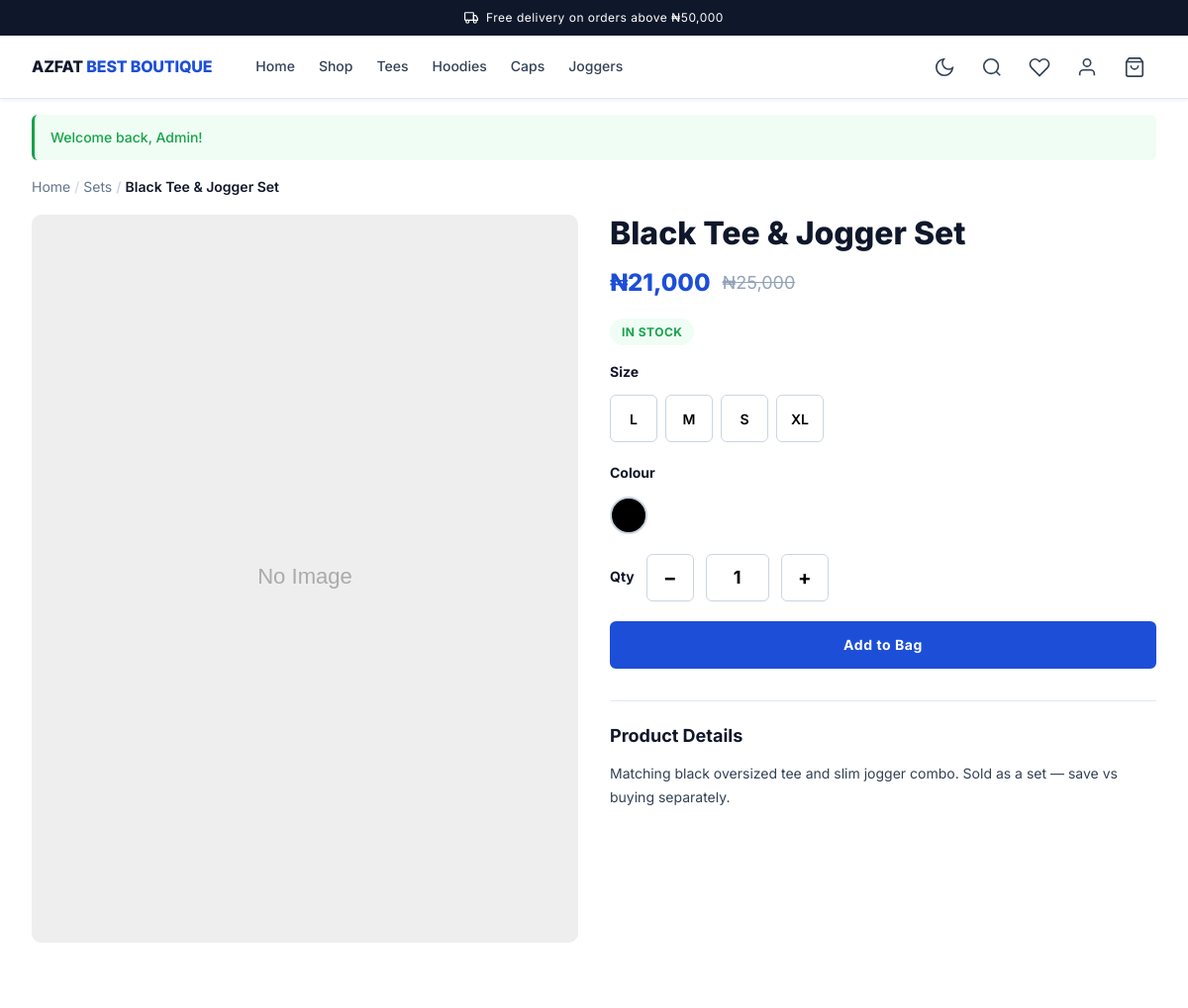
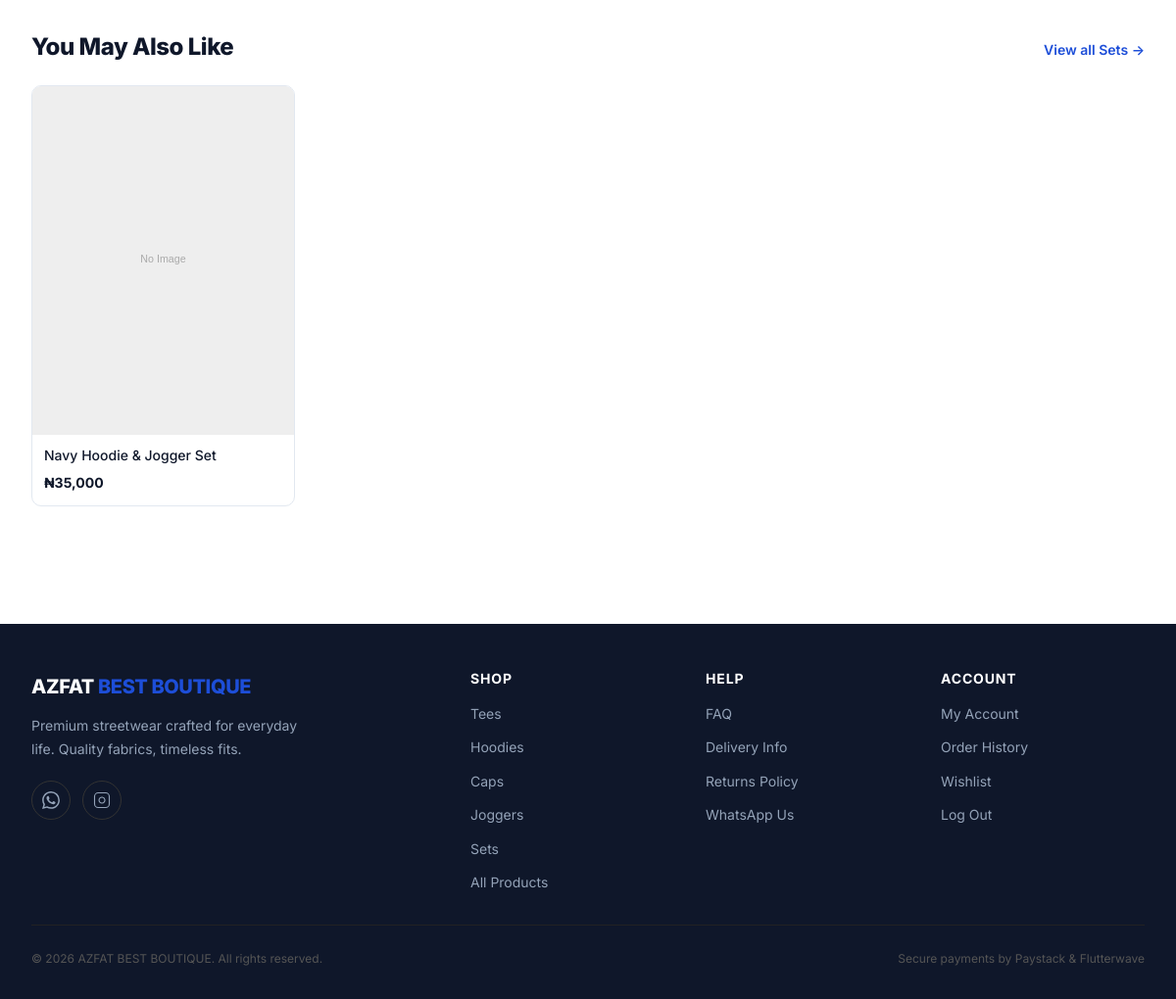
Screenshot of /product/black-tee-jogger-set (signed in) with the database file from the repository (2 pictures, top to bottom).
### tables this page shows
CREATE TABLE `products` (
    `id`          INT UNSIGNED  NOT NULL AUTO_INCREMENT,
    `category_id` INT UNSIGNED  NOT NULL,
    `name`        VARCHAR(255)  NOT NULL,
    `slug`        VARCHAR(255)  NOT NULL,
    `description` TEXT          NULL,
    `price`       INT           NOT NULL COMMENT 'Price in kobo',
    `sale_price`  INT           NULL     COMMENT 'Sale price in kobo; NULL = no active sale',
    `sku`         VARCHAR(100)  NULL,
    `is_active`   TINYINT(1)    NOT NULL DEFAULT 1,
    `is_featured` TINYINT(1)    NOT NULL DEFAULT 0,
    `total_stock` INT           NOT NULL DEFAULT 0,
    `created_at`  TIMESTAMP     NOT NULL DEFAULT CURRENT_TIMESTAMP,
    `updated_at`  TIMESTAMP     NOT NULL DEFAULT CURRENT_TIMESTAMP ON UPDATE CURRENT_TIMESTAMP,
    PRIMARY KEY (`id`),
    UNIQUE KEY `uq_products_slug` (`slug`),
    UNIQUE KEY `uq_products_sku`  (`sku`),
    KEY `idx_products_category_id` (`category_id`),
    KEY `idx_products_is_active`   (`is_active`),
    KEY `idx_products_is_featured` (`is_featured`),
    CONSTRAINT `fk_products_category_id`
        FOREIGN KEY (`category_id`) REFERENCES `categories` (`id`)
        ON DELETE CASCADE
);

CREATE TABLE `categories` (
    `id`          INT UNSIGNED NOT NULL AUTO_INCREMENT,
    `name`        VARCHAR(100)  NOT NULL,
    `slug`        VARCHAR(100)  NOT NULL,
    `description` TEXT          NULL,
    `image`       VARCHAR(255)  NULL,
    `is_active`   TINYINT(1)    NOT NULL DEFAULT 1,
    `sort_order`  INT           NOT NULL DEFAULT 0,
    `created_at`  TIMESTAMP     NOT NULL DEFAULT CURRENT_TIMESTAMP,
    `updated_at`  TIMESTAMP     NOT NULL DEFAULT CURRENT_TIMESTAMP ON UPDATE CURRENT_TIMESTAMP,
    PRIMARY KEY (`id`),
    UNIQUE KEY `uq_categories_slug` (`slug`),
    KEY `idx_categories_is_active` (`is_active`),
    KEY `idx_categories_sort_order` (`sort_order`)
);

### app/Controllers/ProductController.php (called while the page is built, shortened)
<?php
require_once APP_PATH . '/Models/ProductModel.php';
class ProductController {
    public function show(array $params = []): void {
        $slug = $params['slug'] ?? '';
        $productModel = new ProductModel();
        $product      = $productModel->getBySlug($slug);
        $images  = $productModel->getImages((int) $product['id']);
        $variants = $productModel->getVariants((int) $product['id']);
        $related = $productModel->getRelated(
            (int) $product['id'],
            (int) $product['category_id']
        );
        require VIEW_PATH . '/product/show.php';
        require VIEW_PATH . '/layouts/main.php';
    }
}

### public/index.php (called while the page is built, shortened)
<?php
require_once dirname(__DIR__) . '/config/app.php';
require_once dirname(__DIR__) . '/app/helpers.php';
require_once dirname(__DIR__) . '/app/Router.php';
$router = new Router();
$router->dispatch();

### app/helpers.php (called while the page is built, shortened)
<?php
function money(int $kobo): string {
    $naira = $kobo / 100;
    if ($kobo % 100 === 0) {
        return '₦' . number_format($naira, 0);
    }
    return '₦' . number_format($naira, 2);
}
function e(mixed $value): string {
    return htmlspecialchars((string) $value, ENT_QUOTES | ENT_SUBSTITUTE, 'UTF-8');
}
function url(string $path = ''): string {
    $base = rtrim(APP_URL, '/');
    $path = '/' . ltrim($path, '/');
    return $base . $path;
}
function isLoggedIn(): bool {
    return !empty($_SESSION['user_id']);
}

### app/Models/ProductModel.php (called while the page is built, shortened)
<?php
class ProductModel {
    public function getBySlug(string $slug): ?array {
        $db = getDB();
        $stmt = $db->prepare("
            SELECT p.id, p.name, p.slug, p.price, p.sale_price, p.total_stock,
                   p.description, p.sku, p.category_id,
                   c.name AS category_name, c.slug AS category_slug,
                   pi.image_path AS primary_image, pi.alt_text AS image_alt
            FROM products p
            LEFT JOIN categories c  ON c.id = p.category_id
            LEFT JOIN product_images pi ON pi.product_id = p.id AND pi.is_primary = 1
            WHERE p.slug = :slug AND p.is_active = 1
            LIMIT 1
        ");
        $stmt->execute([':slug' => $slug]);
        $row = $stmt->fetch();
        return $row ?: null;
    }
    public function getVariants(int $productId): array {
        $db = getDB();
        $stmt = $db->prepare("
            SELECT id, size, colour, stock, sku
            FROM product_variants
            WHERE product_id = :product_id
            ORDER BY size ASC, colour ASC
        ");
        $stmt->bindValue(':product_id', $productId, PDO::PARAM_INT);
        $stmt->execute();
        $variants = $stmt->fetchAll();
        $sizesMap = [];
        foreach ($variants as $v) {
            $s = $v['size'];
            if (!isset($sizesMap[$s])) {
                $sizesMap[$s] = ['size' => $s, 'stock' => 0];
            }
            $sizesMap[$s]['stock'] += (int) $v['stock'];
        }
        $coloursMap = [];
        foreach ($variants as $v) {
            $c = $v['colour'];
            if (!isset($coloursMap[$c])) {
                $coloursMap[$c] = ['colour' => $c];
            }
        }
        return [
            'sizes'    => array_values($sizesMap),
            'colours'  => array_values($coloursMap),
            'variants' => $variants,
        ];
    }
    public function getRelated(int $productId, int $categoryId, int $limit = 4): array {
        $db = getDB();
        $stmt = $db->prepare("
            SELECT p.id, p.name, p.slug, p.price, p.sale_price, p.total_stock,
                   pi.image_path AS primary_image, pi.alt_text AS image_alt
            FROM products p
            LEFT JOIN product_images pi ON pi.product_id = p.id AND pi.is_primary = 1
            WHERE p.is_active = 1
              AND p.category_id = :category_id
              AND p.id != :product_id
            ORDER BY p.created_at DESC
            LIMIT :lim
        ");
        $stmt->bindValue(':category_id', $categoryId,  PDO::PARAM_INT);
        $stmt->bindValue(':product_id',  $productId,   PDO::PARAM_INT);
        $stmt->bindValue(':lim',         $limit,        PDO::PARAM_INT);
        $stmt->execute();
        return $stmt->fetchAll();
    }
}

### app/Views/product/show.php (the view, shortened to what this page needs)
<?php
$price      = (int) ($product['price'] ?? 0);
$salePrice  = isset($product['sale_price']) && $product['sale_price'] ? (int) $product['sale_price'] : null;
$isOnSale   = $salePrice !== null && $salePrice < $price;
$displayPrice = $isOnSale ? $salePrice : $price;
$inStock    = (int) ($product['total_stock'] ?? 0) > 0;
$mainImage  = !empty($images) ? $images[0] : null;
$mainSrc    = $mainImage
    ? (str_starts_with($mainImage['image_path'], 'http')
        ? $mainImage['image_path']
        : url('/images/products/' . $mainImage['image_path']))
    : url('/images/placeholder.svg');
$mainAlt    = $mainImage ? e($mainImage['alt_text'] ?: $product['name']) : e($product['name']);
?>
<nav class="breadcrumb" aria-label="Breadcrumb">
    <ol>
        <li><a href="<?= url('/') ?>">Home</a></li>
        <?php if (!empty($product['category_slug'])): ?>
        <li><a href="<?= url('/category/' . e($product['category_slug'])) ?>"><?= e($product['category_name'] ?? 'Category') ?></a></li>
        <?php endif; ?>
        <li aria-current="page"><?= e($product['name']) ?></li>
    </ol>
</nav>
<div class="product-layout">
    <div class="product-gallery">
        <div class="product-gallery__main">
            <img
                id="gallery-main-img"
                src="<?= $mainSrc ?>"
                alt="<?= $mainAlt ?>"
                width="600"
                height="800"
            >
        </div>
    </div>
    <div class="product-info">
        <h1 class="product-info__name"><?= e($product['name']) ?></h1>
        <div class="product-info__price">
            <span class="product-info__price--current <?= $isOnSale ? 'product-info__price--sale' : '' ?>">
                <?= money($displayPrice) ?>
            </span>
            <?php if ($isOnSale): ?>
            <span class="product-info__price--original" aria-label="Original price <?= money($price) ?>">
                <?= money($price) ?>
            </span>
            <?php endif; ?>
        </div>
        <?php if (!$inStock): ?>
        <p id="stock-badge" class="badge badge--error" style="margin-bottom:var(--space-4);" role="status">Sold Out</p>
        <?php elseif ((int)($product['total_stock'] ?? 0) <= 5): ?>
        <p id="stock-badge" class="badge badge--warning" style="margin-bottom:var(--space-4);" role="status">
            Only <?= (int) $product['total_stock'] ?> left!
        </p>
        <?php else: ?>
        <p id="stock-badge" class="badge badge--success" style="margin-bottom:var(--space-4);" role="status">In Stock</p>
        <?php endif; ?>
        <form method="POST" action="<?= url('/cart/add') ?>" id="add-to-cart-form" novalidate>
            <?php if (!empty($variants['sizes'])): ?>
            <div class="size-picker">
                <p class="picker-label">
                    Size
                </p>
                <div class="size-btns" role="group" aria-label="Select a size">
                    <?php foreach ($variants['sizes'] as $sv):
                        $outOfStock = (int)$sv['stock'] === 0;
                    ?>
                    <button
                        type="button"
                        class="size-btn <?= $outOfStock ? 'out-of-stock' : '' ?>"
                        data-size="<?= e($sv['size']) ?>"
                        data-stock="<?= (int) $sv['stock'] ?>"
                        <?= $outOfStock ? 'disabled aria-disabled="true"' : '' ?>
                        aria-label="Size <?= e($sv['size']) ?><?= $outOfStock ? ' — out of stock' : '' ?>"
                    ><?= e($sv['size']) ?></button>
                    <?php endforeach; ?>
                </div>
            </div>
            <?php endif; ?>
            <?php if (!empty($variants['colours'])): ?>
            <div class="colour-picker">
                <p class="picker-label">
                    Colour
                </p>
                <div class="colour-btns" role="group" aria-label="Select a colour">
                    <?php foreach ($variants['colours'] as $cv): ?>
                    <button
                        type="button"
                        class="colour-btn"
                        data-colour="<?= e($cv['colour']) ?>"
                        style="background-color: <?= e($cv['colour']) ?>;"
                        aria-label="Colour: <?= e($cv['colour']) ?>"
                        title="<?= e($cv['colour']) ?>"
                    ></button>
                    <?php endforeach; ?>
                </div>
            </div>
            <?php endif; ?>
            <div class="qty-wrap">
                <label for="qty-input" style="font-size:var(--text-sm); font-weight:700;">Qty</label>
                <button type="button" class="qty-btn js-qty-minus" aria-label="Decrease quantity">−</button>
                <input
                    id="qty-input"
                    type="number"
                    name="quantity"
                    class="qty-input"
                    value="1"
                    min="1"
                    max="<?= (int) $product['total_stock'] ?>"
                    aria-label="Quantity"
                >
                <button type="button" class="qty-btn js-qty-plus" aria-label="Increase quantity">+</button>
            </div>
            <button
                type="submit"
                id="atb-btn-main"
                class="btn btn--primary"
                style="width:100%;"
                <?= !$inStock ? 'disabled aria-disabled="true"' : '' ?>
            >
                <?= $inStock ? 'Add to Bag' : 'Sold Out' ?>
            </button>
        </form>
        <?php if (!empty($product['description'])): ?>
        <div class="product-description" style="margin-top:var(--space-8); padding-top:var(--space-6); border-top:1px solid var(--clr-grey-200);">
            <h2 style="font-size:var(--text-md); font-weight:700; margin-bottom:var(--space-4);">Product Details</h2>
            <div style="font-size:var(--text-sm); color:var(--clr-grey-800); line-height:1.7;">
                <?= nl2br(e($product['description'])) ?>
            </div>
        </div>
        <?php endif; ?>
    </div>
</div>
<?php if (!empty($related)): ?>
<section class="section" style="margin-top:var(--space-12);" aria-labelledby="related-heading">
    <div class="section-header">
        <h2 id="related-heading" style="font-size:var(--text-xl);">You May Also Like</h2>
        <?php if (!empty($product['category_slug'])): ?>
        <a href="<?= url('/category/' . e($product['category_slug'])) ?>" class="section-header__link">
            View all <?= e($product['category_name'] ?? '') ?> →
        </a>
        <?php endif; ?>
    </div>
    <div class="product-grid" role="list" aria-label="Related products">
        <?php foreach ($related as $product): ?>
        <div role="listitem">
            <?php require VIEW_PATH . '/partials/product-card.php'; ?>
        </div>
        <?php endforeach; ?>
    </div>
</section>
<?php endif; ?>

### app/Views/partials/product-card.php (shortened to what this page needs)
<?php
$price        = (int) ($product['price'] ?? 0);
$salePrice    = isset($product['sale_price']) && $product['sale_price'] ? (int) $product['sale_price'] : null;
$isOnSale     = $salePrice !== null && $salePrice < $price;
$displayPrice = $isOnSale ? $salePrice : $price;
$image   = $product['primary_image'] ?? null;
$imgAlt  = e($product['image_alt'] ?? $product['name']);
$imgSrc  = $image
    ? (str_starts_with($image, 'http') ? $image : url('/images/products/' . $image))
    : url('/images/placeholder.svg');
$productUrl = url('/product/' . e($product['slug']));
$cardUrl    = isLoggedIn()
    ? $productUrl
    : url('/account/login') . '?redirect=' . urlencode($productUrl);
?>
<article class="product-card" aria-label="<?= e($product['name']) ?>">
    <a href="<?= $cardUrl ?>" class="product-card__image-wrap">
        <img
            src="<?= $imgSrc ?>"
            alt="<?= $imgAlt ?>"
            width="400"
            height="533"
            loading="lazy"
        >
    </a>
    <div class="product-card__body">
        <a href="<?= $cardUrl ?>" class="product-card__name">
            <?= e($product['name']) ?>
        </a>
        <div class="product-card__price">
            <span class="product-card__price--current <?= $isOnSale ? 'product-card__price--sale' : '' ?>">
                <?= money($displayPrice) ?>
            </span>
        </div>
    </div>
</article>

### app/Router.php (shortened to what this page needs)
<?php
class Router {
    private array $routes = [];
    public function get(string $path, string $controller, string $action): void {
        $this->routes['GET'][$path] = [$controller, $action];
    }
    public function post(string $path, string $controller, string $action): void {
        $this->routes['POST'][$path] = [$controller, $action];
    }
    public function dispatch(): void {
        $method = $_SERVER['REQUEST_METHOD'] ?? 'GET';
        $uri    = $this->parseUri();
        foreach ($this->routes[$method] ?? [] as $pattern => [$controller, $action]) {
            $params = $this->matchRoute($pattern, $uri);
            if ($params !== null) {
                $this->callAction($controller, $action, $params);
                return;
            }
        }
    }
    private function parseUri(): string {
        $uri      = $_SERVER['REQUEST_URI'] ?? '/';
        $basePath = parse_url(APP_URL, PHP_URL_PATH) ?? '';
        if ($basePath && str_starts_with($uri, $basePath)) {
            $uri = substr($uri, strlen($basePath));
        }
        $uri = '/' . trim($uri, '/');
        return $uri === '/' ? '/' : rtrim($uri, '/');
    }
    private function matchRoute(string $pattern, string $uri): ?array {
        $regex = preg_replace('/:([a-zA-Z_]+)/', '(?P<$1>[^/]+)', $pattern);
        $regex = '#^' . $regex . '$#';
        if (!preg_match($regex, $uri, $matches)) {
            return null;
        }
        return array_filter($matches, fn($k) => is_string($k), ARRAY_FILTER_USE_KEY);
    }
    private function callAction(string $controller, string $action, array $params): void {
        $instance = new $controller();
        $instance->$action($params);
    }
}

### rows the page displays
products: category.name "Sets", name "Black Tee & Jogger Set", money($displayPrice) "₦21,000", price "₦25,000", description "Matching black oversized tee and slim jogger combo. Sold as a set — save vs buying separately."
products: name "Navy Hoodie & Jogger Set", price "₦35,000"

### other values shown
$threshold "₦50,000"
$msg['message'] "Welcome back, Admin!"
$sv['size'] "L"
$sv['size'] "M"
$sv['size'] "S"
$sv['size'] "XL"
